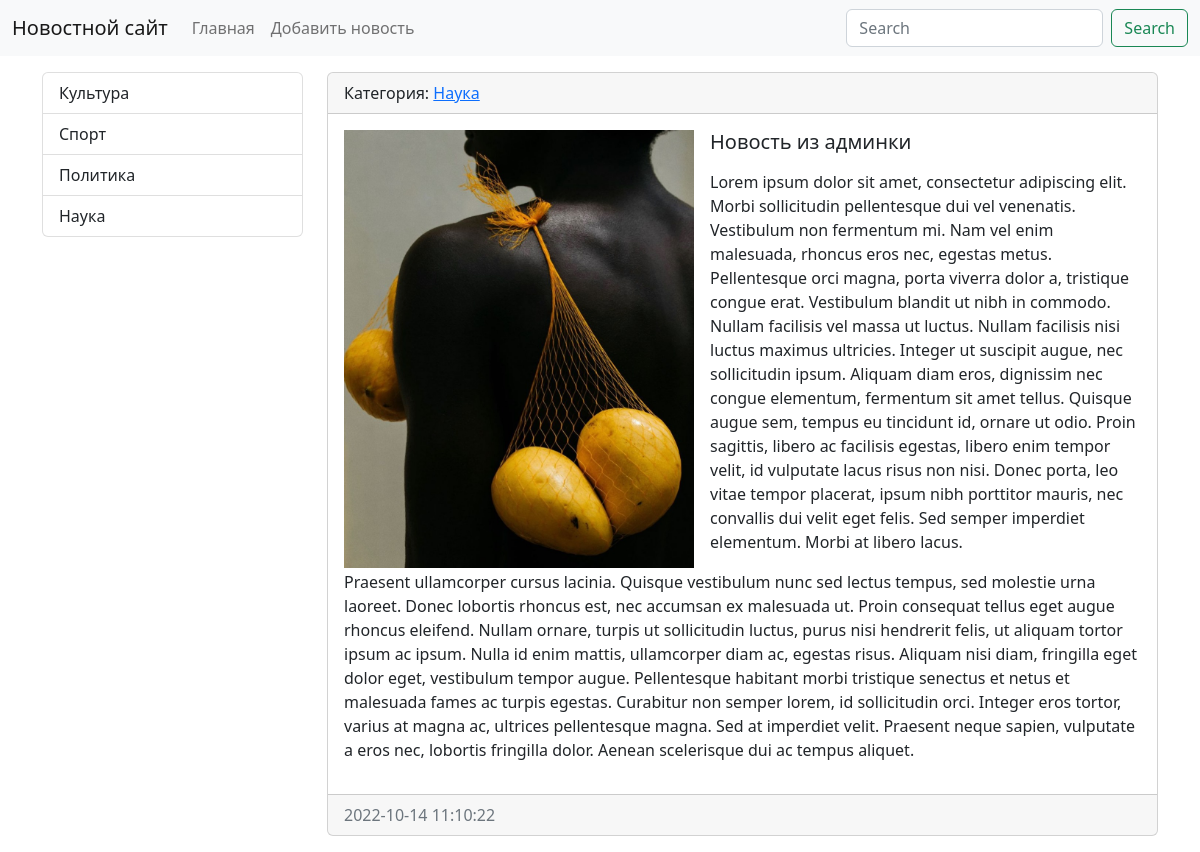
The app's page /news/7/ with its own data.
### news/models.py (models this page shows, shortened)
class Category(models.Model):
    title = models.CharField(max_length=150, db_index=True, verbose_name='Наименование категории')
    def get_absolute_url(self):
        return reverse('category', kwargs={"category_id": self.pk})
    def __str__(self):
        return self.title
    class Meta:
        verbose_name = "Категория"
        verbose_name_plural = "Категории"
        ordering = ['title']

class News(models.Model):
    title = models.CharField(max_length=50, verbose_name='Наименование')
    content = models.TextField(blank=True, verbose_name='Контент')
    created_at = models.DateTimeField(auto_now_add=True, verbose_name='Дата публикации')
    updated_at = models.DateTimeField(auto_now=True, verbose_name='Обновлено')
    photo = models.ImageField(upload_to='photos/%Y/%m/%d/', verbose_name='Фото', blank=True)
    is_published = models.BooleanField(default=True, verbose_name='Опубликовано')
    category = models.ForeignKey('Category', on_delete=models.PROTECT, verbose_name='Категория')
    views = models.IntegerField(default=0)
    class Meta:
        verbose_name = "Новость"
        verbose_name_plural = "Новости"
        ordering = ['-created_at']

### news/views.py (the view)
# urls.py: path('news/<int:pk>/', ViewNews.as_view(), name='view_news'),
class ViewNews(DetailView):
    model = News
    context_object_name = "news_item"

### news/templatetags/news_tags.py (called while the page is built)
@register.inclusion_tag('news/list_categories.html')
def show_categories():
    categories = Category.objects.annotate(cnt=Count('news')).filter(cnt__gt=0)
    categories = categories.annotate(cnt=Count('news__is_published')).filter(cnt__gt=0)
    return {'categories': categories}

### news/templates/news/news_detail.html (shortened to what this page needs)
{% extends 'base.html' %}
{% block sidebar %}
{% include 'inc/_sidebar.html' %}
{% endblock %}
{% block content %}
<div class="card mb-3">
    <div class="card-header">
        Категория: <a href="{{ news_item.category.get_absolute_url }}">{{ news_item.category }}</a>
    </div>
    <div class="card-body">
        {% if news_item.photo %}
        <img src="{{ news_item.photo.url }}" width="350" class="float-start me-3">
        {% endif %}
        <h5 class="card-title">{{ news_item.title }}</h5>
        <p class="card-text">{{ news_item.content|safe|linebreaks }}</p>
    </div>
    <div class="card-footer text-muted">
        {{ news_item.created_at|date:"Y-m-d H:i:s" }}
    </div>
</div>
{% endblock %}

### news/templates/news/list_categories.html
<div class="list-group">
    {% for item in categories %}
	<a href="{{ item.get_absolute_url }}" class="list-group-item list-group-item-action">{{ item.title }}</a>
    {% endfor %}
</div>

### mysite/static/css/style.css (style rules this page uses)
body { background-color: #ffffff; }

### records on screen
Category: title "Культура"
Category: title "Спорт"
Category: title "Политика"
Category: title "Наука"
News: category "Наука", photo (picture), title "Новость из админки", content "Lorem ipsum dolor sit amet, consectetur adipiscing elit. Morbi sollicitudin pellentesque dui vel venenatis. Vestibulum non fermentum mi. Nam vel enim malesuada, rhoncus eros nec, egestas metus. Pellentesque orci magna, porta viverra dolor a, tristique congue erat. Vestibulum blandit ut nibh in commodo. Nullam facilisis vel massa ut luctus. Nullam facilisis nisi luctus maximus ultricies. Integer ut suscipit augue, nec sollicitudin ipsum. Aliquam diam eros, dignissim nec congue elementum, fermentum sit amet tellus. Quisque augue sem, tempus eu tincidunt id, ornare ut odio. Proin sagittis, libero ac facilisis egestas, libero enim tempor velit, id vulputate lacus risus non nisi. Donec porta,…", created_at "2022-10-14 11:10:22"
